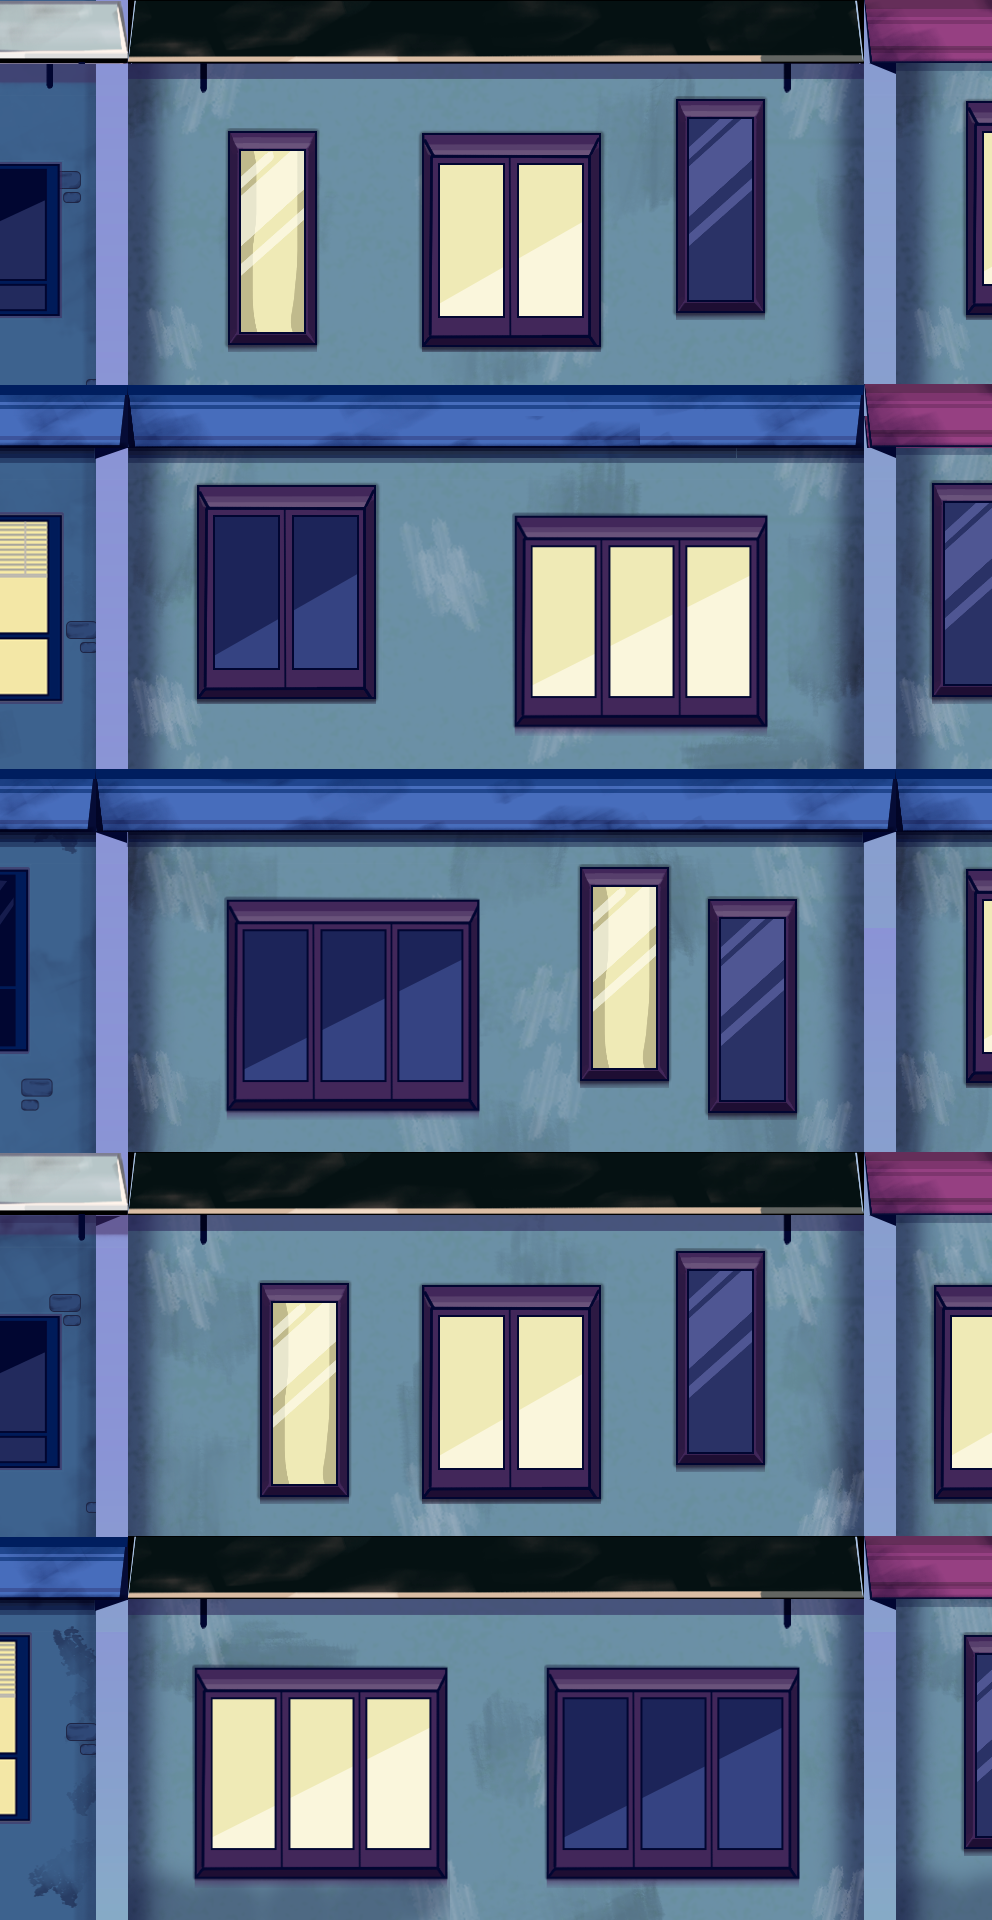

A level layout from a 2D game, rendered from its tile map. Below: a short description, then the map file with tile-grid data replaced by summaries:
An orthogonal 31x60 tile map with 32x32 px tiles, 5 tile layers (Sky, Wall, Windows, Details, ...), 3 tilesets.

<map version="1.10" tiledversion="1.11.0" orientation="orthogonal" renderorder="right-down" width="31" height="60" tilewidth="32" tileheight="32" infinite="0" nextlayerid="6" nextobjectid="1">
 <tileset firstgid="1" name="Atlas01" tilewidth="32" tileheight="32" tilecount="3844" columns="62">
  <image source="../Atlas/Atlas01.png" width="2000" height="2000" />
 </tileset>
 <tileset firstgid="3845" name="P1_Wall" tilewidth="32" tileheight="32" tilecount="1380" columns="23">
  <image source="../Atlas/P1_Wall.png" width="738" height="1941" />
 </tileset>
 <tileset firstgid="5225" name="P3_Wall" tilewidth="32" tileheight="32" tilecount="1380" columns="23">
  <image source="../Atlas/P3_Wall.png" width="736" height="1920" />
 </tileset>
 <layer id="3" name="Sky" width="31" height="60">
  <data>[1860 cells, 142 non-empty, 12 distinct tile ids]</data>
 </layer>
 <layer id="1" name="Wall" width="31" height="60">
  <data>[1860 cells, 1740 non-empty, 1560 distinct tile ids]</data>
 </layer>
 <layer id="5" name="Windows" width="31" height="60">
  <data>[1860 cells, 569 non-empty, 266 distinct tile ids]</data>
 </layer>
 <layer id="4" name="Details" width="31" height="60">
  <data>[1860 cells, 371 non-empty, 119 distinct tile ids]</data>
 </layer>
 <layer id="2" name="CollisionLayer" width="31" height="60">
  <data>[1860 cells, 155 non-empty, 60 distinct tile ids]</data>
 </layer>
</map>